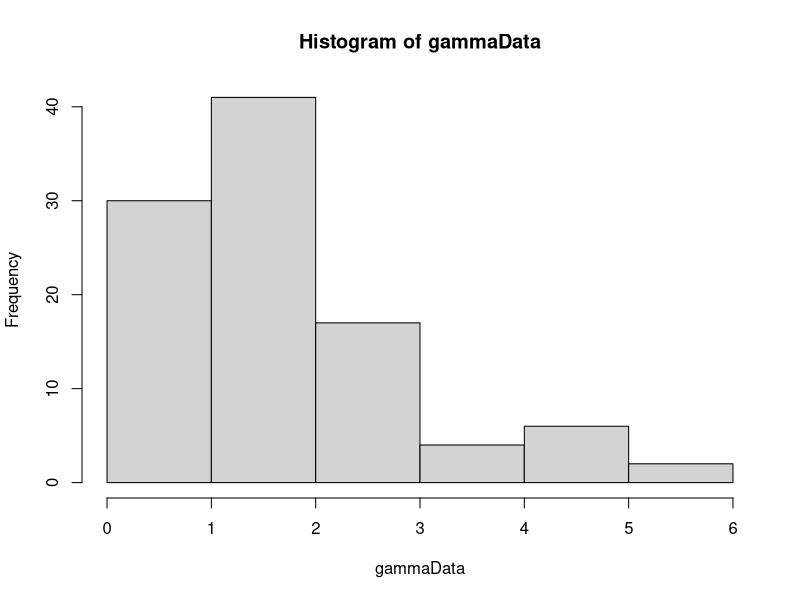
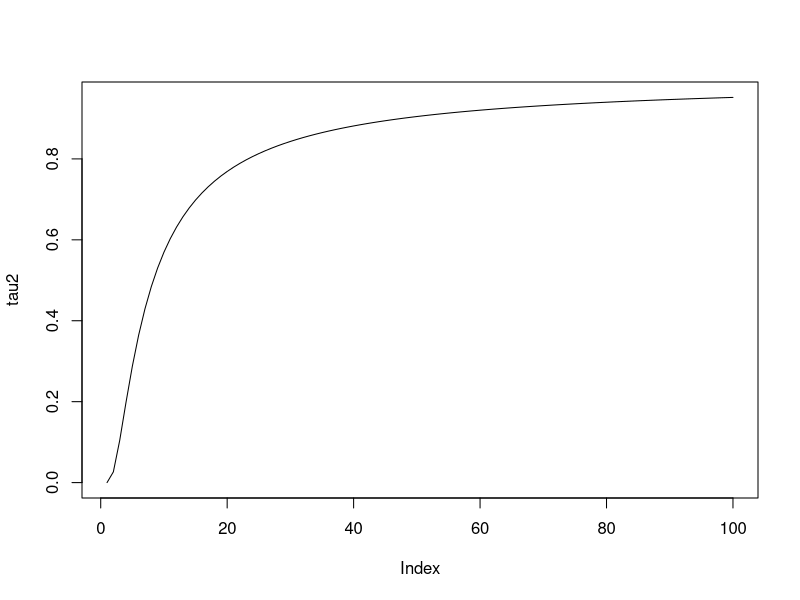
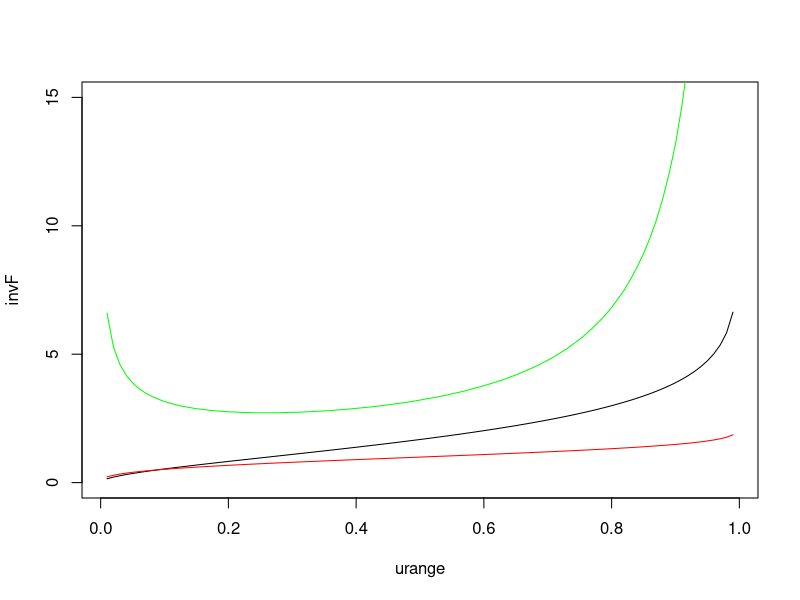

Recreate these plots in R, in order.
library(MCMCpack)


calcWeight <- function(gammaInv, diffGammaInv) {
  weight = (1/length(gammaInv))*(sum(diffGammaInv/gammaInv)) - sum(diffGammaInv)/sum(gammaInv)
  return(weight)
}

invGammaCumulative <- function(u, alpha) {
  x = 0
  stepSize = 0.1
  tolerance = 0.00001
  direction = 1
  integralValue = 0
  
  while(abs(integralValue - u) > tolerance){
    x = x + direction*stepSize
    if(x<0) {
      x = 0
      direction = 1
    }
    
    if(method == "integrate") {
      integral = integrate(gammaDensity, 0, x)
      integralValue = integral$value  
    } else if(method == "pgamma") {
      integral = pgamma(x, shape=alpha, scale=1)
      integralValue = integral
    }
    
    
    # Going left and pass the point
    if ((u > integralValue) && (direction == -1)) {
      stepSize = stepSize/2
      direction = 1
    }
    
    # Going right and pass the point
    if ((u < integralValue) && (direction == 1)) {
      stepSize = stepSize/2
      direction = -1
    }
  }
  return(x)
}

diffInvGammaCumulative <- function(u) {
  if(u+hStep < 1) {
    firstPoint = invGammaCumulative(u, alpha)
    secondPoint = invGammaCumulative(u+hStep, alpha)
    return((secondPoint - firstPoint)/hStep)  
  } else {
    firstPoint = invGammaCumulative(u-hStep, alpha)
    secondPoint = invGammaCumulative(u, alpha)
    return((secondPoint - firstPoint)/hStep)  
  }
}

calcDerivateFunction <- function(u, alphaValue) {
 largeFInv = invGammaCumulative(u, alphaValue)
 integralPart = integrate(integralFunction, 0, largeFInv)
 return((digamma(alphaValue)*u - integralPart$value)*gamma(alphaValue)/((largeFInv^(alphaValue - 1))*exp(-largeFInv)))
}

integralFunction <- function(y) {
  return(log(y)*(y^(alphaValue - 1))*exp(-y)/gamma(alphaValue))
}

gammaDensity <- function(x) {
  return(dgamma(x, alpha,1))  
}

findAlpha <- function(s2, u) {
  alphaValue = 0.1
  stepSize = 10
  direction = 1
  tolerance = 0.0001
  tau2Value = 0
  
  while(abs(s2 - tau2Value) > tolerance) {
    alphaValue = alphaValue + direction*stepSize
    if(alphaValue<=0) {
      alphaValue = 0.1
      direction = 1
    }
    
    tau2Value = calcValueTau2(u, alphaValue)
    
    if ((s2 > tau2Value) && (direction == -1)) {
      stepSize = stepSize/2
      direction = 1
    }
    
    if ((s2 < tau2Value) && (direction == 1)) {
      stepSize = stepSize/2
      direction = -1
    }
    
  }
  return(alphaValue)
}

findBeta <- function(s1, u, alphaValue) {
  largeFInv = rep(0, length(u))
  for(i in 1:length(u)) {
    largeFInv[i] = invGammaCumulative(u[i], alphaValue)
  }
  return(s1*length(u)/(sum(largeFInv)))
}

calcValueTau2 <- function(u, alphaValue) {
  largeFInv = rep(0, length(u))
  for(i in 1:length(u)) {
    largeFInv[i] = invGammaCumulative(u[i], alphaValue)
  }
  return(length(u)*((prod(largeFInv))^(1/length(u)))/sum(largeFInv))
}

calcValueTau2Method2 <- function(x) {
  return(length(x)*((prod(x))^(1/length(x)))/sum(x))
}

alpha = 2
beta = 1
hStep = 0.01
method = "pgamma"
NUM_SAMPLES = 1000
NUM_POINTS = 100

# Generate data
gammaData = rgamma(NUM_POINTS, shape=alpha, scale = beta)
hist(gammaData)
# Calculation of statistics
s1 = sum(gammaData)/NUM_POINTS
s2 = NUM_POINTS*((prod(gammaData))^(1/NUM_POINTS))/sum(gammaData)

# Plot of tau 2 with respect to alpha
alpharange = seq(0.1 , 10, by = 0.1)
tau2 = rep(0, length(alpharange))
u = runif(NUM_POINTS)
for(i in 1:length(alpharange)) {
  tau2[i]= calcValueTau2(u, alpharange[i])
}
plot(tau2, type="l")

# Plot of derivatve of inverse cumulative distribution and the cumulative function
alphaValue = alpha
urange = seq(0.01, 0.99, by=0.01)
diff1 = rep(0, length(urange))
diff2 = rep(0, length(urange))
invF = rep(0, length(urange))
for(i in 1:length(urange)) {
  invF[i] = invGammaCumulative(urange[i], alpha)
  diff1[i] = calcDerivateFunction(urange[i], alphaValue)
  diff2[i] = diffInvGammaCumulative(urange[i])
}
plot(urange, invF, type="l", ylim=c(0, 15))
lines(urange, diff1, col="red")
lines(urange, diff2, col="green")


# Generation of new sample
u = runif(NUM_POINTS)
estAlpha = findAlpha(s2, u)
estBeta = findBeta(s1, u, estAlpha)
